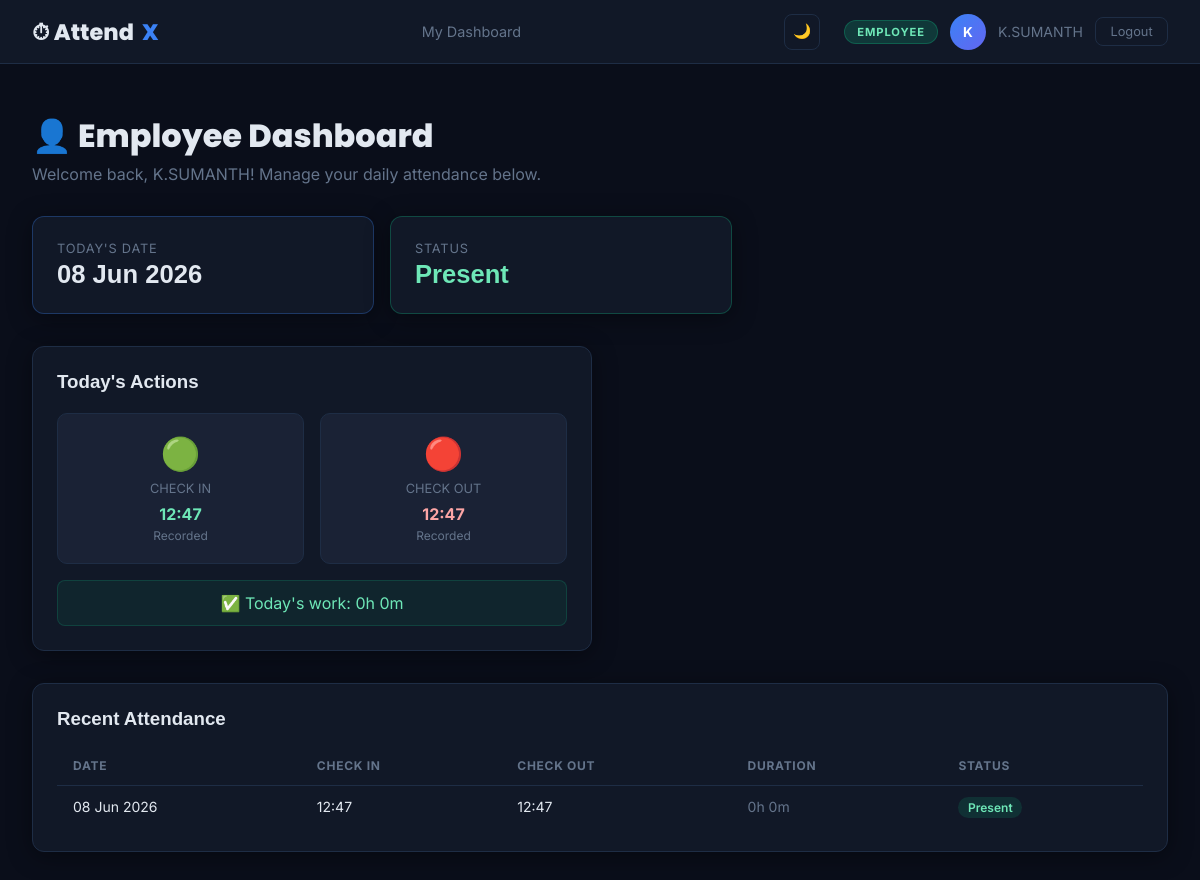
Screenshot of /employee/dashboard (signed in) with the database file from the repository.
### app.py (models this page shows, shortened)
class User(db.Model):
    __tablename__ = 'users'
    id            = db.Column(db.Integer, primary_key=True)
    name          = db.Column(db.String(120), nullable=False)
    email         = db.Column(db.String(120), unique=True, nullable=False)
    department    = db.Column(db.String(100))
    role          = db.Column(db.String(20), nullable=False, default=RoleEnum.EMPLOYEE)
    password_hash = db.Column(db.String(256), nullable=False)
    is_active     = db.Column(db.Boolean, default=True)
    created_at    = db.Column(db.DateTime, default=datetime.utcnow)
    attendances   = db.relationship('Attendance', backref='user', lazy=True)
    @property
    def is_authenticated(self): return True

class Attendance(db.Model):
    __tablename__ = 'attendance'
    id         = db.Column(db.Integer, primary_key=True)
    user_id    = db.Column(db.Integer, db.ForeignKey('users.id'), nullable=False)
    date       = db.Column(db.Date, default=date.today)
    check_in   = db.Column(db.DateTime)
    check_out  = db.Column(db.DateTime)
    status     = db.Column(db.String(20), default='Present')  # Present / Absent / Leave
    notes      = db.Column(db.String(255))

### app.py (the view)
@app.route('/employee/dashboard')
@login_required
def employee_dashboard():
    if current_user.role != RoleEnum.EMPLOYEE:
        flash('Access denied.', 'danger')
        return redirect(url_for('login'))
    today_record = Attendance.query.filter_by(user_id=current_user.id, date=date.today()).first()
    history = Attendance.query.filter_by(user_id=current_user.id).order_by(Attendance.date.desc()).limit(10).all()
    return render_template('employee/dashboard.html', today_record=today_record, history=history)

### app.py (called while the page is built)
@login_manager.user_loader
def load_user(user_id):
    return User.query.get(int(user_id))

### templates/employee/dashboard.html (shortened to what this page needs)
{% extends "base.html" %}
{% block nav_links %}
  <a href="{{ url_for('employee_dashboard') }}">My Dashboard</a>
{% endblock %}
{% block content %}
<div class="page">
  <div class="page-header">
    <h1>👤 Employee Dashboard</h1>
    <p>Welcome back, {{ current_user.name }}! Manage your daily attendance below.</p>
  </div>
  <div style="display:grid; grid-template-columns:1fr 1fr; gap:1rem; margin-bottom:2rem; max-width:700px;">
    <div class="card" style="border-color:rgba(59,130,246,.3);">
      <div style="color:var(--muted); font-size:.8rem; text-transform:uppercase; letter-spacing:.06em;">Today's Date</div>
      <div style="font-family:'Syne',sans-serif; font-size:1.6rem; font-weight:800; margin-top:.25rem;">
        {{ today_record.date.strftime('%d %b %Y') if today_record else 'Not checked in' }}
      </div>
    </div>
    <div class="card" style="border-color:rgba(16,185,129,.3);">
      <div style="color:var(--muted); font-size:.8rem; text-transform:uppercase; letter-spacing:.06em;">Status</div>
      <div style="font-family:'Syne',sans-serif; font-size:1.6rem; font-weight:800; margin-top:.25rem;">
        {% if today_record %}
          <span style="color:#6ee7b7;">{{ today_record.status }}</span>
        {% else %}
          <span style="color:var(--muted);">Pending</span>
        {% endif %}
      </div>
    </div>
  </div>
  <div class="card" style="max-width:560px; margin-bottom:2rem;">
    <h3 style="font-family:'Syne',sans-serif; margin-bottom:1.25rem;">Today's Actions</h3>
    <div style="display:grid; grid-template-columns:1fr 1fr; gap:1rem;">
      <div style="background:var(--surface2); border-radius:10px; padding:1.25rem; text-align:center; border:1px solid var(--border);">
        <div style="font-size:2rem; margin-bottom:.5rem;">🟢</div>
        <div style="font-size:.8rem; color:var(--muted); margin-bottom:.5rem;">CHECK IN</div>
        {% if today_record and today_record.check_in %}
          <div style="color:#6ee7b7; font-weight:700;">{{ today_record.check_in.strftime('%H:%M') }}</div>
          <div style="color:var(--muted); font-size:.75rem; margin-top:.25rem;">Recorded</div>
        {% else %}
          <a href="{{ url_for('employee_checkin') }}" class="btn btn-success" style="width:100%; justify-content:center;">
            Check In
          </a>
        {% endif %}
      </div>
      <div style="background:var(--surface2); border-radius:10px; padding:1.25rem; text-align:center; border:1px solid var(--border);">
        <div style="font-size:2rem; margin-bottom:.5rem;">🔴</div>
        <div style="font-size:.8rem; color:var(--muted); margin-bottom:.5rem;">CHECK OUT</div>
        {% if today_record and today_record.check_out %}
          <div style="color:#fca5a5; font-weight:700;">{{ today_record.check_out.strftime('%H:%M') }}</div>
          <div style="color:var(--muted); font-size:.75rem; margin-top:.25rem;">Recorded</div>
        {% elif today_record and today_record.check_in %}
          <a href="{{ url_for('employee_checkout') }}" class="btn btn-danger" style="width:100%; justify-content:center;">
            Check Out
          </a>
        {% else %}
          <div style="color:var(--muted); font-size:.85rem;">Check in first</div>
        {% endif %}
      </div>
    </div>
    {% if today_record and today_record.check_in and today_record.check_out %}
    <div style="margin-top:1rem; background:rgba(16,185,129,.08); border:1px solid rgba(16,185,129,.2);
                border-radius:8px; padding:.75rem; text-align:center;">
      {% set delta = today_record.check_out - today_record.check_in %}
      {% set h = (delta.seconds // 3600) %}
      {% set m = (delta.seconds % 3600) // 60 %}
      <span style="color:#6ee7b7;">✅ Today's work: {{ h }}h {{ m }}m</span>
    </div>
    {% endif %}
  </div>
  <div class="card">
    <h3 style="font-family:'Syne',sans-serif; margin-bottom:1rem;">Recent Attendance</h3>
    <div class="table-wrap">
      <table>
        <thead>
          <tr>
            <th>Date</th>
            <th>Check In</th>
            <th>Check Out</th>
            <th>Duration</th>
            <th>Status</th>
          </tr>
        </thead>
        <tbody>
          {% for att in history %}
          <tr>
            <td>{{ att.date.strftime('%d %b %Y') }}</td>
            <td>{{ att.check_in.strftime('%H:%M') if att.check_in else '—' }}</td>
            <td>{{ att.check_out.strftime('%H:%M') if att.check_out else '—' }}</td>
            <td style="color:var(--muted);">
              {% if att.check_in and att.check_out %}
                {% set delta = att.check_out - att.check_in %}
                {{ (delta.seconds // 3600) }}h {{ ((delta.seconds % 3600) // 60) }}m
              {% else %}—{% endif %}
            </td>
            <td><span class="pill pill-{{ att.status.lower() }}">{{ att.status }}</span></td>
          </tr>
          {% else %}
          <tr>
            <td colspan="5" style="text-align:center; color:var(--muted); padding:1.5rem;">
              No attendance records yet.
            </td>
          </tr>
          {% endfor %}
        </tbody>
      </table>
    </div>
  </div>
</div>
{% endblock %}

### templates/base.html (shortened to what this page needs)
<!DOCTYPE html>
<html lang="en">
<head>
</head>
<body>
{% if current_user.is_authenticated %}
<nav class="navbar">
  <div class="navbar-brand">⏱ Attend<span>X</span></div>
  <div class="nav-links">
    {% block nav_links %}{% endblock %}
  </div>
  <div class="nav-user">
    <button class="theme-toggle" id="themeToggle" title="Toggle dark/light theme">
      <span id="themeIcon">🌙</span>
    </button>
    <span class="role-badge role-{{ current_user.role }}">{{ current_user.role }}</span>
    <div class="avatar">{{ current_user.name[0].upper() }}</div>
    <span style="font-size:.875rem; color:var(--muted)">{{ current_user.name }}</span>
    <a href="{{ url_for('logout') }}" class="btn-logout">Logout</a>
  </div>
</nav>
{% endif %}
<div class="alerts">
</div>
{% block content %}{% endblock %}
</body>
</html>

### templates/base.html (style rules this page uses)
:root { --bg: #0a0e1a; --surface: #111827; --surface2: #1a2235; --border: #1e2d45; --text: #e2e8f0; --muted: #64748b; --accent: #3b82f6; --accent2: #6366f1; --success: #10b981; --warning: #f59e0b; --danger: #ef4444; --admin: #8b5cf6; --manager: #06b6d4; --hr: #ec4899; --employee: #10b981; --radius: 12px; --shadow: 0 4px 24px rgba(0,0,0,.4); }
* { box-sizing:border-box; margin:0; padding:0; }
body { font-family:'Inter',sans-serif; background:var(--bg); color:var(--text); min-height:100vh; transition:background-color .3s ease, color .3s ease; }
a { color:var(--accent); text-decoration:none; }
.navbar { background:var(--surface); border-bottom:1px solid var(--border); padding:0 2rem; display:flex; align-items:center; justify-content:space-between; height:64px; position:sticky; top:0; z-index:100; backdrop-filter:blur(12px); }
.navbar-brand { font-family:'Poppins',sans-serif; font-weight:800; font-size:1.4rem; color:var(--text); display:flex; align-items:center; gap:.5rem; }
.navbar-brand span { color:var(--accent); }
.role-badge { padding:.25rem .75rem; border-radius:99px; font-size:.7rem; font-weight:700; letter-spacing:.08em; text-transform:uppercase; }
.role-employee { background:rgba(16,185,129,.2); color:#6ee7b7; border:1px solid rgba(16,185,129,.3); }
.nav-links { display:flex; align-items:center; gap:1.5rem; }
.nav-links a { color:var(--muted); font-size:.9rem; transition:color .2s; }
.nav-user { display:flex; align-items:center; gap:.75rem; }
.avatar { width:36px; height:36px; border-radius:50%; background:linear-gradient(135deg,var(--accent),var(--accent2)); display:flex; align-items:center; justify-content:center; font-weight:700; font-size:.85rem; color:#fff; }
.btn-logout { background:transparent; border:1px solid var(--border); color:var(--muted); padding:.4rem .9rem; border-radius:8px; cursor:pointer; font-size:.8rem; transition:all .2s; }
.alerts { padding:1rem 2rem 0; }
.page { padding:2rem; max-width:1300px; margin:0 auto; }
.page-header { margin-bottom:2rem; }
.page-header h1 { font-family:'Poppins',sans-serif; font-weight:800; font-size:2rem; }
.page-header p { color:var(--muted); margin-top:.25rem; }
.card { background:var(--surface); border:1px solid var(--border); border-radius:var(--radius); padding:1.5rem; box-shadow:var(--shadow); }
.table-wrap { overflow-x:auto; }
table { width:100%; border-collapse:collapse; font-size:.875rem; }
th { text-align:left; padding:.75rem 1rem; color:var(--muted); font-size:.75rem; text-transform:uppercase; letter-spacing:.06em; border-bottom:1px solid var(--border); }
td { padding:.75rem 1rem; border-bottom:1px solid var(--border); }
tr:last-child td { border-bottom:none; }
.pill { padding:.2rem .6rem; border-radius:99px; font-size:.75rem; font-weight:600; }
.pill-present { background:rgba(16,185,129,.15); color:#6ee7b7; }
.theme-toggle { background:transparent; border:1px solid var(--border); color:var(--muted); padding:.4rem .6rem; border-radius:8px; cursor:pointer; font-size:.9rem; transition:all .2s; display:flex; align-items:center; justify-content:center; width:36px; height:36px; margin-right:.75rem; }

### rows the page displays
User: role "EMPLOYEE", name "K", name "K.SUMANTH"
Attendance: date "08 Jun 2026", status "Present", check_in "12:47", check_out "12:47", seconds "0"

### other values shown
{{ h }} "0"
{{ m }} "0"
